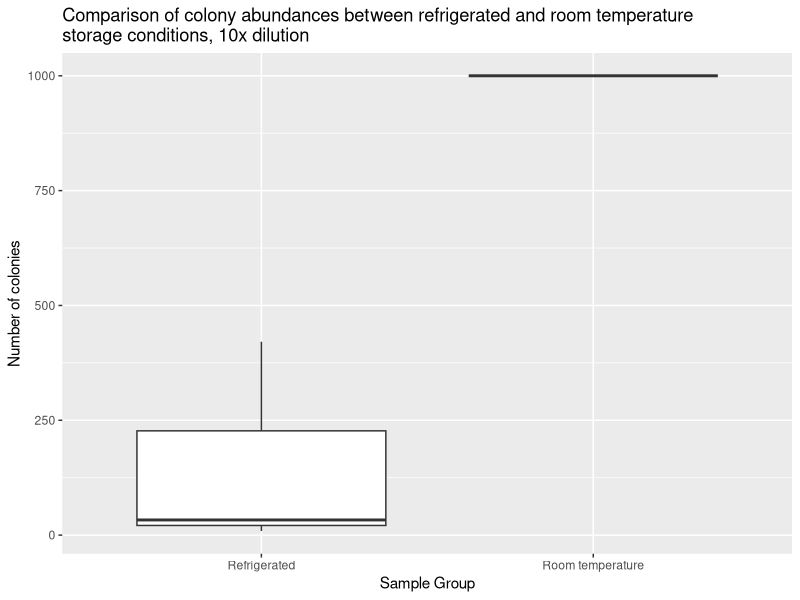
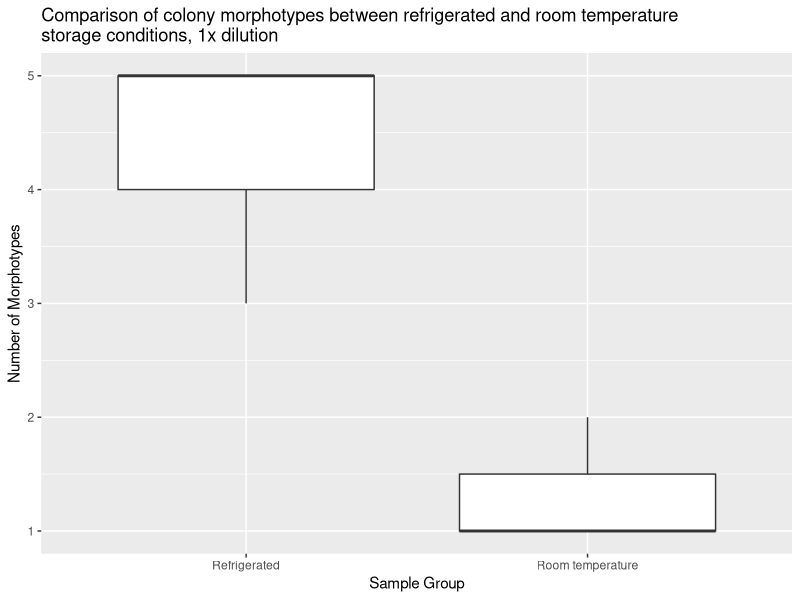

Recreate these plots in R, in order.
## ---- chunk 1
knitr::opts_chunk$set(echo = FALSE, message = FALSE, warning =FALSE)
## ---- chunk 2
library("ggplot2")
library("dplyr")
library("tidyr")
library("readr")
library("broom")
library("knitr")
## ---- chunk 3
# read in the culture data from csv
culture_data <- read_csv(
  "data/raw_data/Raw_culture_count_data/Culturing_data.csv")
## ---- chunk 4
# filter out only my 100x dilutions and make a boxplot
culture_data %>%
  filter(student_name == "Kris Choi") %>%
  filter(dilution_1_10_or_100 == "1") %>%
  ggplot(aes(x = sample_group,
             y = number_of_colonies)) +
  geom_boxplot() +
  ggtitle(paste("Comparison of colony abundances between refrigerated and", 
  "room temperature
storage conditions, 10x dilution")) +
  xlab("Sample Group") +
  ylab("Number of colonies")
## ---- chunk 5
# run a statistical test to compare the two groups of abundances
culture_data %>%
  filter(student_name == "Kris Choi") %>%
  filter(dilution_1_10_or_100 == "1") %>%
  wilcox.test(data = .,
              number_of_colonies ~ sample_group) %>%
  broom::glance(x = .) %>%
  knitr::kable()
## ---- chunk 6
# filter out only my 100x dilutions and make a boxplot
culture_data %>%
  filter(student_name == "Kris Choi") %>%
  filter(dilution_1_10_or_100 == "1") %>%
  ggplot(aes(x = sample_group,
             y = as.numeric(number_of_morphotypes))) +
  geom_boxplot() +
  ggtitle(paste("Comparison of colony morphotypes between refrigerated and", 
  "room temperature
storage conditions, 1x dilution")) +
  xlab("Sample Group") +
  ylab("Number of Morphotypes")
## ---- chunk 7
# run a statistical test to compare the two groups of morphotypes
culture_data %>%
  filter(student_name == "Kris Choi") %>%
  filter(dilution_1_10_or_100 == "1") %>%
  wilcox.test(data = .,
              as.numeric(number_of_morphotypes) ~ sample_group) %>%
  broom::glance(x = .) %>%
  knitr::kable()
